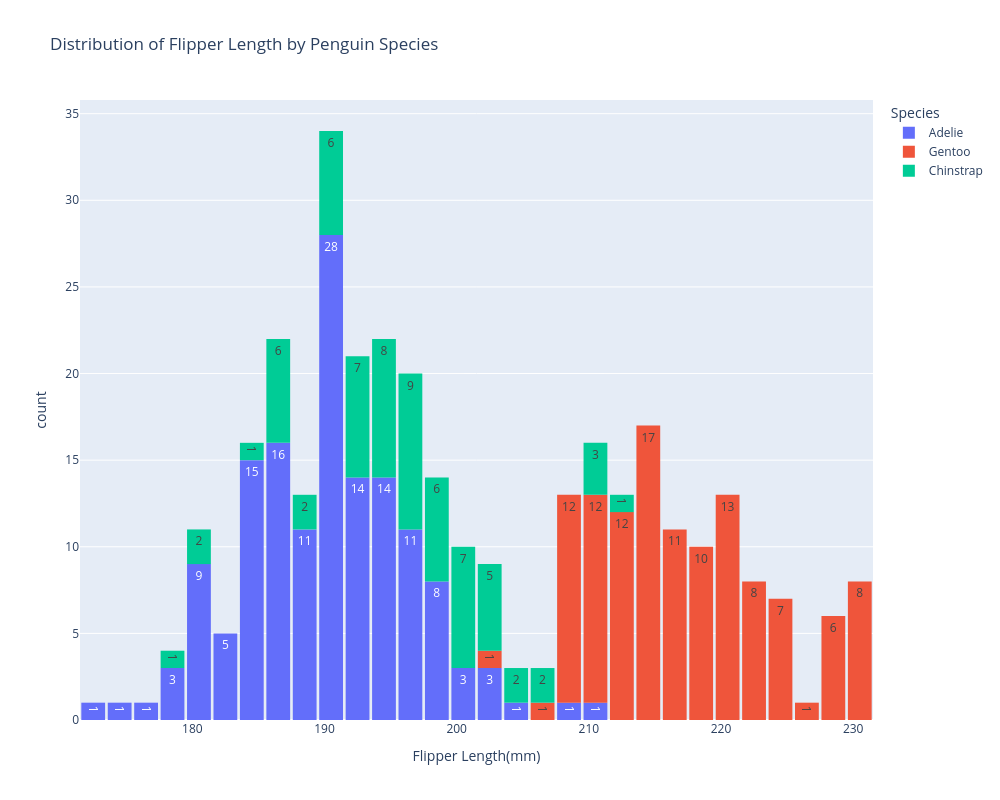

Notebook source saved alongside this figure:
### Markdown cell above
So we can see that there are two peaks in this distribution. A common flipper length being around 190-200 and the second most common being around 210-220. We can gain more insight into our data and distribution of flipper lengths by adjust the visualization in the following way:

### Code cell
fig = px.histogram(df, x="flipper_length_mm", nbins=40, color = 'species', title="Distribution of Flipper Length by Penguin Species",
                   
                   # Adding numbers allows for better quantitative comparison since bars are stacked
                   text_auto = True,

                   labels = {"count": "Count",
                             "species": "Species",
                             "flipper_length_mm": "Flipper Length(mm)"},

                   height = 800, width = 1000
                   )

# Introduce a gap between bars
fig.update_layout(bargap = 0.1)
fig.show()

### Figure 1 — Plotly figure (JSON) as saved in the notebook; plotly's stock layout.template omitted (floating-point values rounded to 4 significant figures; data arrays with more than 128 entries replaced by an {"elided": "..."} marker saying what was removed)
{"data": [{"bingroup": "x", "hovertemplate": "Species=Adelie<br>Flipper Length(mm)=%{x}<br>count=%{y}<extra></extra>", "legendgroup": "Adelie", "marker": {"color": "#636efa", "pattern": {"shape": ""}}, "name": "Adelie", "nbinsx": 40, "orientation": "v", "showlegend": true, "texttemplate": "%{value}", "type": "histogram", "x": {"elided": "146 float values"}, "xaxis": "x", "yaxis": "y"}, {"bingroup": "x", "hovertemplate": "Species=Gentoo<br>Flipper Length(mm)=%{x}<br>count=%{y}<extra></extra>", "legendgroup": "Gentoo", "marker": {"color": "#EF553B", "pattern": {"shape": ""}}, "name": "Gentoo", "nbinsx": 40, "orientation": "v", "showlegend": true, "texttemplate": "%{value}", "type": "histogram", "x": [211.0, 230.0, 210.0, 218.0, 215.0, 210.0, 211.0, 219.0, 209.0, 215.0, 214.0, 216.0, 214.0, 213.0, 210.0, 217.0, 210.0, 221.0, 209.0, 222.0, 218.0, 215.0, 213.0, 215.0, 215.0, 215.0, 215.0, 210.0, 220.0, 222.0, 209.0, 207.0, 230.0, 220.0, 220.0, 213.0, 219.0, 208.0, 208.0, 208.0, 225.0, 210.0, 216.0, 222.0, 217.0, 210.0, 225.0, 213.0, 215.0, 210.0, 220.0, 210.0, 225.0, 217.0, 220.0, 208.0, 220.0, 208.0, 224.0, 208.0, 221.0, 214.0, 231.0, 219.0, 230.0, 229.0, 220.0, 223.0, 216.0, 221.0, 221.0, 217.0, 216.0, 230.0, 209.0, 220.0, 215.0, 223.0, 212.0, 221.0, 212.0, 224.0, 212.0, 228.0, 218.0, 218.0, 212.0, 230.0, 218.0, 228.0, 212.0, 224.0, 214.0, 226.0, 216.0, 222.0, 203.0, 225.0, 219.0, 228.0, 215.0, 228.0, 215.0, 210.0, 219.0, 208.0, 209.0, 216.0, 229.0, 213.0, 230.0, 217.0, 230.0, 222.0, 214.0, 215.0, 222.0, 212.0, 213.0], "xaxis": "x", "yaxis": "y"}, {"bingroup": "x", "hovertemplate": "Species=Chinstrap<br>Flipper Length(mm)=%{x}<br>count=%{y}<extra></extra>", "legendgroup": "Chinstrap", "marker": {"color": "#00cc96", "pattern": {"shape": ""}}, "name": "Chinstrap", "nbinsx": 40, "orientation": "v", "showlegend": true, "texttemplate": "%{value}", "type": "histogram", "x": [192.0, 196.0, 193.0, 188.0, 197.0, 198.0, 178.0, 197.0, 195.0, 198.0, 193.0, 194.0, 185.0, 201.0, 190.0, 201.0, 197.0, 181.0, 190.0, 195.0, 181.0, 191.0, 187.0, 193.0, 195.0, 197.0, 200.0, 200.0, 191.0, 205.0, 187.0, 201.0, 187.0, 203.0, 195.0, 199.0, 195.0, 210.0, 192.0, 205.0, 210.0, 187.0, 196.0, 196.0, 196.0, 201.0, 190.0, 212.0, 187.0, 198.0, 199.0, 201.0, 193.0, 203.0, 187.0, 197.0, 191.0, 203.0, 202.0, 194.0, 206.0, 189.0, 195.0, 207.0, 202.0, 193.0, 210.0, 198.0], "xaxis": "x", "yaxis": "y"}], "layout": {"bargap": 0.1, "barmode": "relative", "height": 800, "legend": {"title": {"text": "Species"}, "tracegroupgap": 0}, "title": {"text": "Distribution of Flipper Length by Penguin Species"}, "width": 1000, "xaxis": {"anchor": "y", "domain": [0, 1], "title": {"text": "Flipper Length(mm)"}}, "yaxis": {"anchor": "x", "domain": [0, 1], "title": {"text": "count"}}}}
